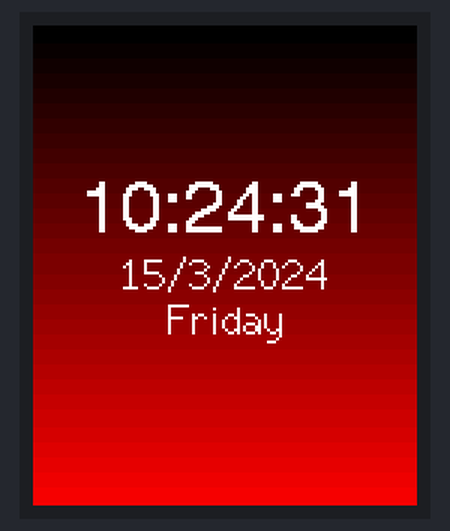
A sketch run on a simulated ESP32. On the bench: 128×160 colour display. WiFi joins after 1.5 s; servers stay silent unless stated; network time is answered at once with the bench clock; the local clock reads 2024-03-15 10:24:30 at power-on unless the sketch sets it; what the sketch prints to the serial monitor is not drawn.

Above: at 1.8 s.
At 6.5 s:
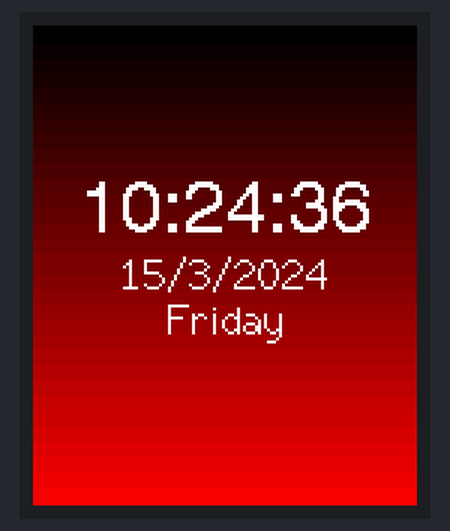
At 11.2 s:
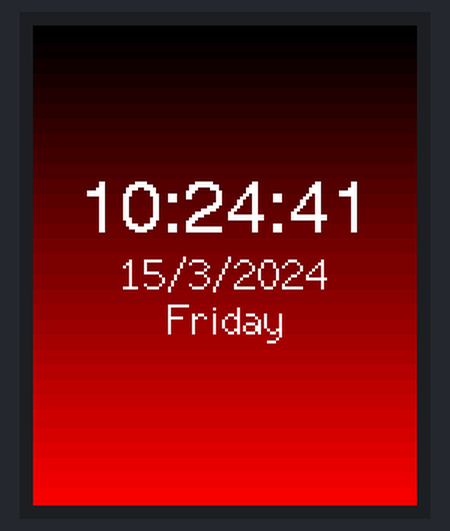
At 20.6 s:
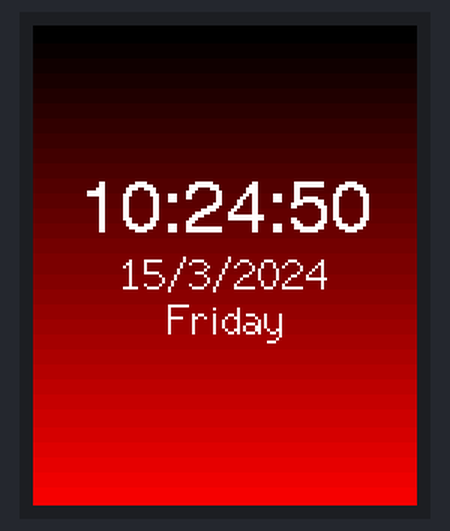
At 30.1 s:
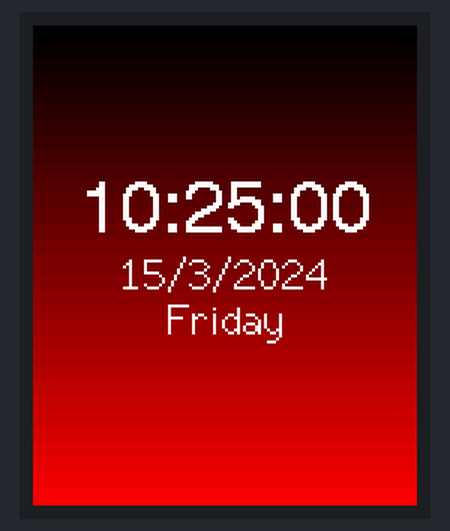
At 39.5 s:
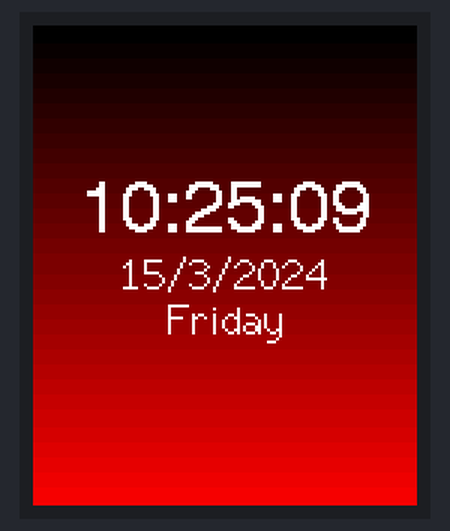

Measured:
- what the display in image 0 shows lasts 0.5 s, from 1.7 s to 2.2 s

The sketch:

smart_watch_state_1.ino
```cpp
//STATE 1 Time and Date

#include <Adafruit_MPU6050.h>
#include <Adafruit_Sensor.h>
#include <Wire.h>
#include <TFT_eSPI.h>
#include <SPI.h>
#include "MAX30105.h"
#include "heartRate.h"
#include <NTPClient.h>
#include <WiFiUdp.h>
#include <WiFi.h>
#include <TFT_eWidget.h>
#include "string.h"


MAX30105 particleSensor;

TFT_eSPI tft = TFT_eSPI();
Adafruit_MPU6050 mpu;

const byte RATE_SIZE = 4;
byte rates[RATE_SIZE];
byte rateSpot = 0;
long lastBeat = 0;

float beatsPerMinute;
int beatAvg;

const char* ssid     = "S.B";
const char* password = "sahil@123";

String weekDays[7]={"Sunday", "Monday", "Tuesday", "Wednesday", "Thursday", "Friday", "Saturday"};
String months[12]={"January", "February", "March", "April", "May", "June", "July", "August", "September", "October", "November", "December"};

#define NTP_OFFSET  19800 // In seconds
#define NTP_INTERVAL 60 * 1000    // In miliseconds
#define NTP_ADDRESS  "time.google.com"

WiFiUDP ntpUDP;
NTPClient timeClient(ntpUDP, NTP_ADDRESS, NTP_OFFSET, NTP_INTERVAL);

void setup() {
  Serial.begin(115200);

  Serial.print("Connecting to ");
  Serial.println(ssid);
  WiFi.begin(ssid, password);
  while (WiFi.status() != WL_CONNECTED)
  {
    delay(500);
    Serial.print(".");
  }
  Serial.println("");
  Serial.println("WiFi connected.");
  Serial.println("IP address: ");
  Serial.println(WiFi.localIP());
  timeClient.begin();

  tft.init();
  tft.setRotation(0);
  tft.fillRectVGradient(0, 0, 128, 160, TFT_BLACK, TFT_RED);
  tft.setTextColor(TFT_WHITE);

}

void loop() {
  timeClient.update();
  time_t epochTime = timeClient.getEpochTime();
  String formattedTime = timeClient.getFormattedTime();
  struct tm *ptm = gmtime ((time_t *)&epochTime);

  int monthDay = ptm->tm_mday;
  int currentMonth = ptm->tm_mon+1;
  String currentMonthName = months[currentMonth-1];
  int currentYear = ptm->tm_year+1900;
  String weekDay = weekDays[timeClient.getDay()];

  tft.drawCentreString(formattedTime, 64, 50, 4);
  String currentDate = String(monthDay) + "/" + String(currentMonth) + "/" + String(currentYear);
  tft.drawCentreString(currentDate, 64, 75, 2);
  tft.drawCentreString(weekDay, 64, 90, 2);
  delay(500);
  tft.fillRectVGradient(0, 0, 128, 160, TFT_BLACK, TFT_RED);
  Serial.println(formattedTime);
}
```
